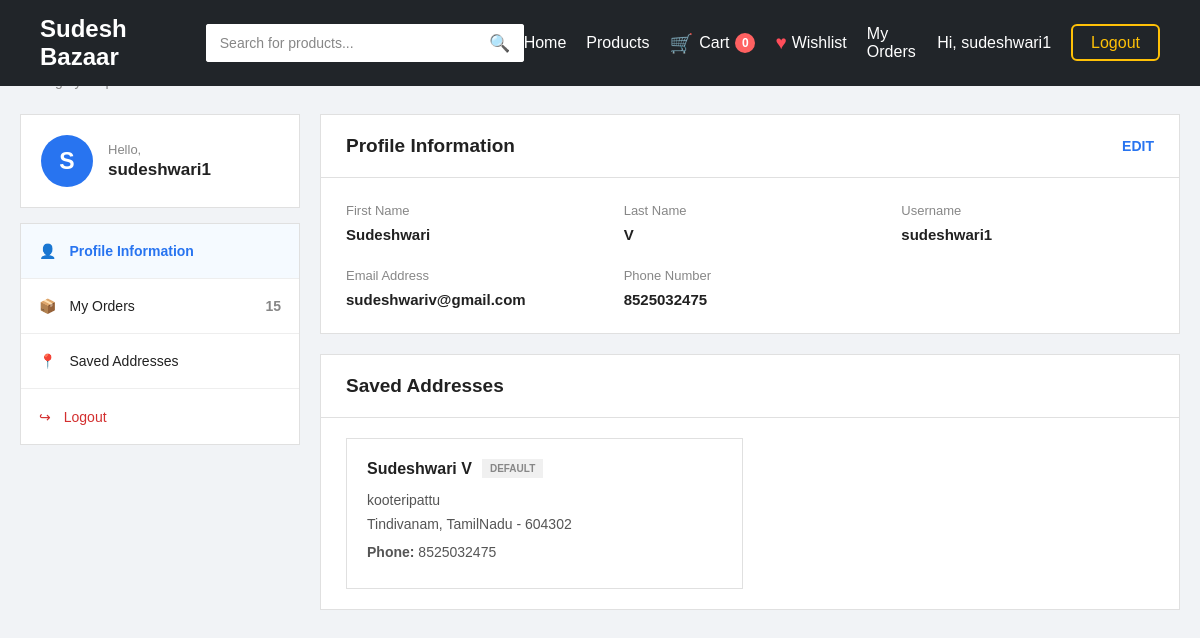
The page /my-account/ (signed in) on the database its author committed.
### myapp/models.py (models this page shows, shortened)
class Profile(models.Model):
    user = models.OneToOneField(
        User,
        on_delete=models.CASCADE
    )
    phone = models.CharField(max_length=10)

class Address(models.Model):
    user = models.ForeignKey(
        User,
        on_delete=models.CASCADE,
        related_name="addresses"
    )
    full_name = models.CharField(
        max_length=150
    )
    phone = models.CharField(
        max_length=10
    )
    address_line = models.TextField()
    city = models.CharField(
        max_length=100
    )
    state = models.CharField(
        max_length=100
    )
    pincode = models.CharField(
        max_length=6
    )
    is_default = models.BooleanField(
        default=False
    )
    created_at = models.DateTimeField(
        auto_now_add=True
    )

### myapp/views.py (the view, shortened to what this page needs)
@login_required
def my_account(request):
    profile, created = Profile.objects.get_or_create(
        user=request.user
    )
    addresses = Address.objects.filter(
        user=request.user,
        is_default=True
    )
    orders_count = Order.objects.filter(
        user=request.user
    ).count()
    return render(
        request,
        "my_account.html",
        {
            "profile": profile,
            "addresses": addresses,
            "orders_count": orders_count,
        }
    )

### myapp/context_processors.py (called while the page is built)
def cart_count(request):
    count = 0
    if request.user.is_authenticated:
        try:
            cart = Cart.objects.get(
                user=request.user
            )
            count = sum(
                item.quantity
                for item in cart.items.all()
            )
        except Cart.DoesNotExist:
            count = 0
    return {
        "navbar_cart_count": count
    }

### myapp/templates/my_account.html (shortened to what this page needs)
 {% extends "base.html" %}
{% load static %}
{% block content %}
<section class="my-account-page">
    <div class="my-account-container">
        <div class="my-account-header">
            <h1>
            </h1>
            <p>
            </p>
        </div>
        <div class="my-account-layout">
            <div class="account-sidebar">
                <div class="account-user-card">
                    <div class="account-avatar">
                        {{ user.username|first|upper }}
                    </div>
                    <div class="account-user-info">
                        <span>
                            Hello,
                        </span>
                        <strong>
                            {{ user.username }}
                        </strong>
                    </div>
                </div>
                <div class="account-menu">
                    <div class="account-menu-item active">
                        👤
                        <span>
                            Profile Information
                        </span>
                    </div>
                    <a
                        href="{% url 'my_orders' %}"
                        class="account-menu-item"
                    >
                        📦
                        <span>
                            My Orders
                        </span>
                        <strong>
                            {{ orders_count }}
                        </strong>
                    </a>
                    <div class="account-menu-item">
                        📍
                        <span>
                            Saved Addresses
                        </span>
                    </div>
                    <a
                        href="{% url 'logout' %}"
                        class="account-menu-item account-logout"
                    >
                        ↪
                        <span>
                            Logout
                        </span>
                    </a>
                </div>
            </div>
            <div class="account-content">
                <div class="account-card">
                    <div class="account-card-header account-profile-header">
                        <h2>
                            Profile Information
                        </h2>
                        <button
                            type="button"
                            class="account-edit-btn"
                            id="account-edit-btn"
                        >
                            EDIT
                        </button>
                    </div>
                    <div
                        class="account-profile-view"
                        id="account-profile-view"
                    >
                        <div class="account-information-grid">
                            <div class="account-information-item">
                                <span>
                                    First Name
                                </span>
                                <strong>
                                    {{ user.first_name|default:"-" }}
                                </strong>
                            </div>
                            <div class="account-information-item">
                                <span>
                                    Last Name
                                </span>
                                <strong>
                                    {{ user.last_name|default:"-" }}
                                </strong>
                            </div>
                            <div class="account-information-item">
                                <span>
                                    Username
                                </span>
                                <strong>
                                    {{ user.username }}
                                </strong>
                            </div>
                            <div class="account-information-item">
                                <span>
                                    Email Address
                                </span>
                                <strong>
                                    {{ user.email }}
                                </strong>
                            </div>
                            <div class="account-information-item">
                                <span>
                                    Phone Number
                                </span>
                                <strong>
                                    {% if profile %}
                                        {{ profile.phone }}
                                    {% else %}
                                        -
                                    {% endif %}
                                </strong>
                            </div>
                        </div>
                    </div>
                </div>
                <div class="account-card">
                    <div class="account-card-header">
                        <h2>
                            Saved Addresses
                        </h2>
                    </div>
                    {% if addresses %}
                    <div class="account-address-list">
                        {% for address in addresses %}
                        <div class="account-address-card">
                            <div class="account-address-top">
                                <strong>
                                    {{ address.full_name }}
                                </strong>
                                {% if address.is_default %}
                                <span class="account-default-address">
                                    DEFAULT
                                </span>
                                {% endif %}
                            </div>
                            <p>
                                {{ address.address_line }}
                            </p>
                            <p>
                                {{ address.city }},
                                {{ address.state }}
                                - {{ address.pincode }}
                            </p>
                            <p class="account-address-phone">
                                <strong>
                                    Phone:
                                </strong>
                                {{ address.phone }}
                            </p>
                        </div>
                        {% endfor %}
                    </div>
                    {% endif %}
                </div>
            </div>
        </div>
    </div>
</section>
{% endblock %}

### myapp/templates/base.html (shortened to what this page needs)
 {% load static %}
<!DOCTYPE html>
<html lang="en">
<head>
    <link
        rel="stylesheet"
        href="{% static 'css/style.css' %}"
    >
</head>
<body>
{% if request.resolver_match.url_name != "login" and request.resolver_match.url_name != "register" %}
<nav class="navbar">
    <div class="logo">
        <a href="{% url 'home' %}">
            Sudesh Bazaar
        </a>
    </div>
    <form
        method="GET"
        action="{% url 'product_search' %}"
        class="navbar-search"
    >
        <input
            type="text"
            name="q"
            placeholder="Search for products..."
            value="{{ request.GET.q|default:'' }}"
            autocomplete="off"
        >
        <button type="submit">
            🔍
        </button>
    </form>
    <ul class="nav-links">
        <li>
            <a href="{% url 'home' %}">
                Home
            </a>
        </li>
        <li>
            <a href="{% url 'home' %}#categories">
                Products
            </a>
        </li>
        <li>
            <a
                href="{% url 'cart' %}"
                class="nav-cart-link"
            >
                <span class="nav-cart-icon">
                    🛒
                </span>
                <span>
                    Cart
                </span>
                <span
                    class="nav-cart-count"
                    id="navbar-cart-count"
                >
                    {{ navbar_cart_count }}
                </span>
            </a>
        </li>
        {% if user.is_authenticated %}
        <li>
            <a
                href="{% url 'wishlist' %}"
                class="nav-wishlist-link"
            >
                <span class="nav-wishlist-icon">
                    ♥
                </span>
                <span>
                    Wishlist
                </span>
            </a>
        </li>
        <li>
            <a
                href="{% url 'my_orders' %}"
                class="nav-orders-link"
            >
                My Orders
            </a>
        </li>
        <li>
            <a
                href="{% url 'my_account' %}"
                class="nav-user-link"
            >
                Hi, {{ user.username }}
            </a>
        </li>
        <li>
            <a
                href="{% url 'logout' %}"
                class="login-btn"
            >
                Logout
            </a>
        </li>
        {% endif %}
    </ul>
</nav>
{% endif %}
{% block content %}
{% endblock %}
</body>
</html>

### rows shown on the page
Profile: phone "8525032475"
Address: full_name "Sudeshwari V", is_default "DEFAULT", address_line "kooteripattu", city "Tindivanam", state "TamilNadu", pincode "604302", phone "8525032475"

### other values the page prints
{{ navbar_cart_count }} "0"
{{ user.username }} "sudeshwari1"
{{ user.username|first|upper }} "S"
{{ orders_count }} "15"
{{ user.first_name|default:"-" }} "Sudeshwari"
{{ user.last_name|default:"-" }} "V"
{{ user.email }} "sudeshwariv@gmail.com"
